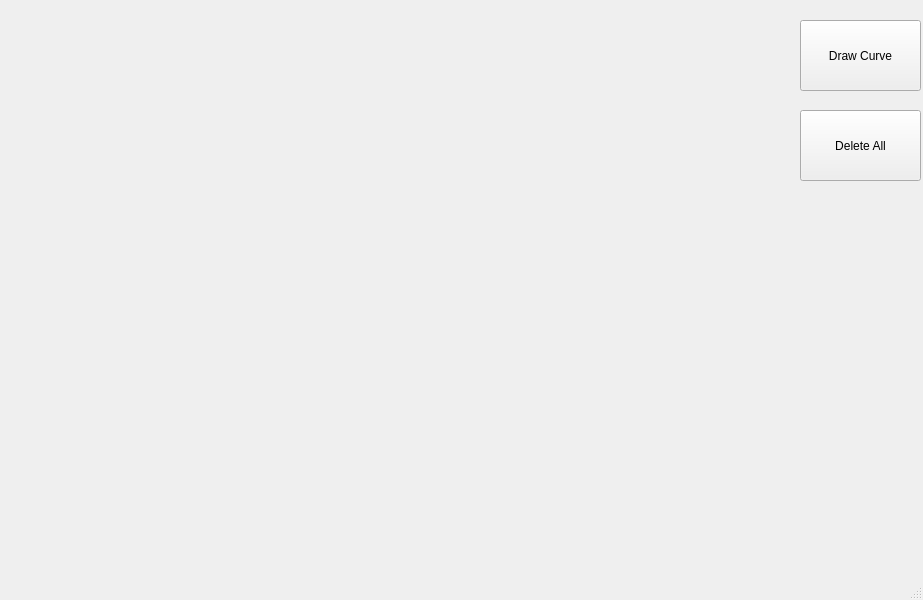
<?xml version="1.0" encoding="UTF-8"?>
<ui version="4.0">
 <class>MainWindow</class>
 <widget class="QMainWindow" name="MainWindow">
  <property name="geometry">
   <rect>
    <x>0</x>
    <y>0</y>
    <width>923</width>
    <height>600</height>
   </rect>
  </property>
  <property name="windowTitle">
   <string>MainWindow</string>
  </property>
  <widget class="QWidget" name="centralwidget">
   <widget class="QWidget" name="gridLayoutWidget">
    <property name="geometry">
     <rect>
      <x>9</x>
      <y>9</y>
      <width>781</width>
      <height>561</height>
     </rect>
    </property>
    <layout class="QGridLayout" name="graphicLayout"/>
   </widget>
   <widget class="QPushButton" name="drawButton">
    <property name="geometry">
     <rect>
      <x>800</x>
      <y>20</y>
      <width>121</width>
      <height>71</height>
     </rect>
    </property>
    <property name="text">
     <string>Draw Curve</string>
    </property>
   </widget>
   <widget class="QPushButton" name="cleanButton">
    <property name="geometry">
     <rect>
      <x>800</x>
      <y>110</y>
      <width>121</width>
      <height>71</height>
     </rect>
    </property>
    <property name="text">
     <string>Delete All</string>
    </property>
   </widget>
  </widget>
  <widget class="QMenuBar" name="menubar">
   <property name="geometry">
    <rect>
     <x>0</x>
     <y>0</y>
     <width>923</width>
     <height>25</height>
    </rect>
   </property>
  </widget>
  <widget class="QStatusBar" name="statusbar"/>
 </widget>
 <resources/>
 <connections/>
</ui>
